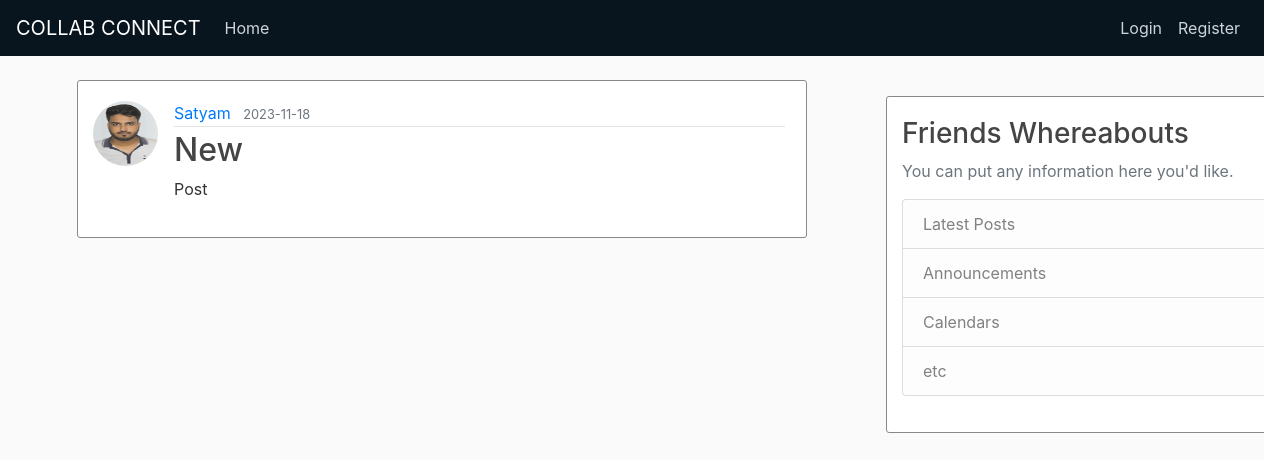
The app's page /post/1, older data.
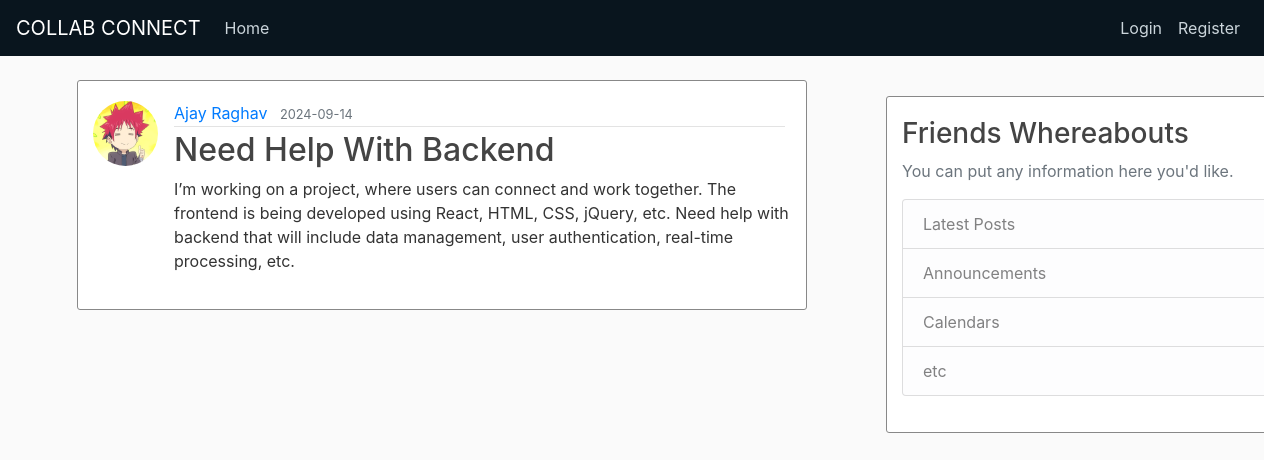
The same page, newer data.
### flaskblog/models.py (models this page shows, shortened)
class User(db.Model, UserMixin):
    __tablename__ = 'users'
    id = db.Column(db.Integer, primary_key=True)
    username = db.Column(db.String(20), unique=True, nullable=False)
    email = db.Column(db.String(120), unique=True, nullable=False)
    image_file = db.Column(db.String(20), nullable=False, default='default.jpg')
    password = db.Column(db.String(60), nullable=False)
    posts = db.relationship('Post', backref='author', cascade='all, delete', lazy=True)
    comments = db.relationship('Comment', backref='author', cascade='all, delete', lazy=True)
    friendship = db.relationship(
        'Friendship',
        primaryjoin="(User.id == Friendship.user_id) | (User.id == Friendship.friend_id)",
        backref='users',
        lazy='dynamic',
        cascade='all, delete-orphan'
    )
    categories = db.relationship('Category', secondary='user_categories', cascade='all, delete', back_populates='users')
    likes = db.relationship('Like', backref='user', cascade='all, delete', lazy=True)

class Post(db.Model):
    id = db.Column(db.Integer, primary_key=True)
    title = db.Column(db.String(100), nullable=False)
    date_posted = db.Column(db.DateTime, nullable=False, default=datetime.utcnow)
    content = db.Column(db.Text, nullable=False)
    user_id = db.Column(db.Integer, db.ForeignKey('users.id'), nullable=False)
    file_path = db.Column(db.String(255), nullable=True)
    comments = db.relationship('Comment', backref='post', cascade='all, delete', lazy=True)
    likes = db.relationship('Like', backref='post', cascade='all, delete', lazy=True)

### flaskblog/routes.py (the view)
@app.route("/post/<int:post_id>")
def post(post_id):
    post = Post.query.get_or_404(post_id)
    return render_template('post.html', title=post.title, post=post)

### flaskblog/templates/post.html (shortened to what this page needs)
{% extends "layout.html" %}
{% block content %}
  <article class="media content-section">
    <img class="rounded-circle article-img" src="{{ url_for('static', filename='profile_pics/' + post.author.image_file) }}">
    <div class="media-body">
      <div class="article-metadata">
        <a class="mr-2" href="#">{{ post.author.username }}</a>
        <small class="text-muted">{{ post.date_posted.strftime('%Y-%m-%d') }}</small>
      </div>
      <h2 class="article-title">{{ post.title }}</h2>
      <p class="article-content">{{ post.content }}</p>
    </div>
  </article>
{% endblock content %}

Row changes from the older to the newer data that the page shows:
no longer on this page (row edited): User: image_file (picture), author.username "Satyam"
now on this page (row edited): User: image_file (picture), author.username "Ajay Raghav"
changed Post: date_posted "2023-11-18" → "2024-09-14"; title "New" → "Need Help With Backend"; content "Post" → "I’m working on a project, where users can connect and work together. The frontend is being developed using React, HTML, CSS, jQuery, etc. Need help with backend that will include data management, user authentication, real-time processing, etc."
